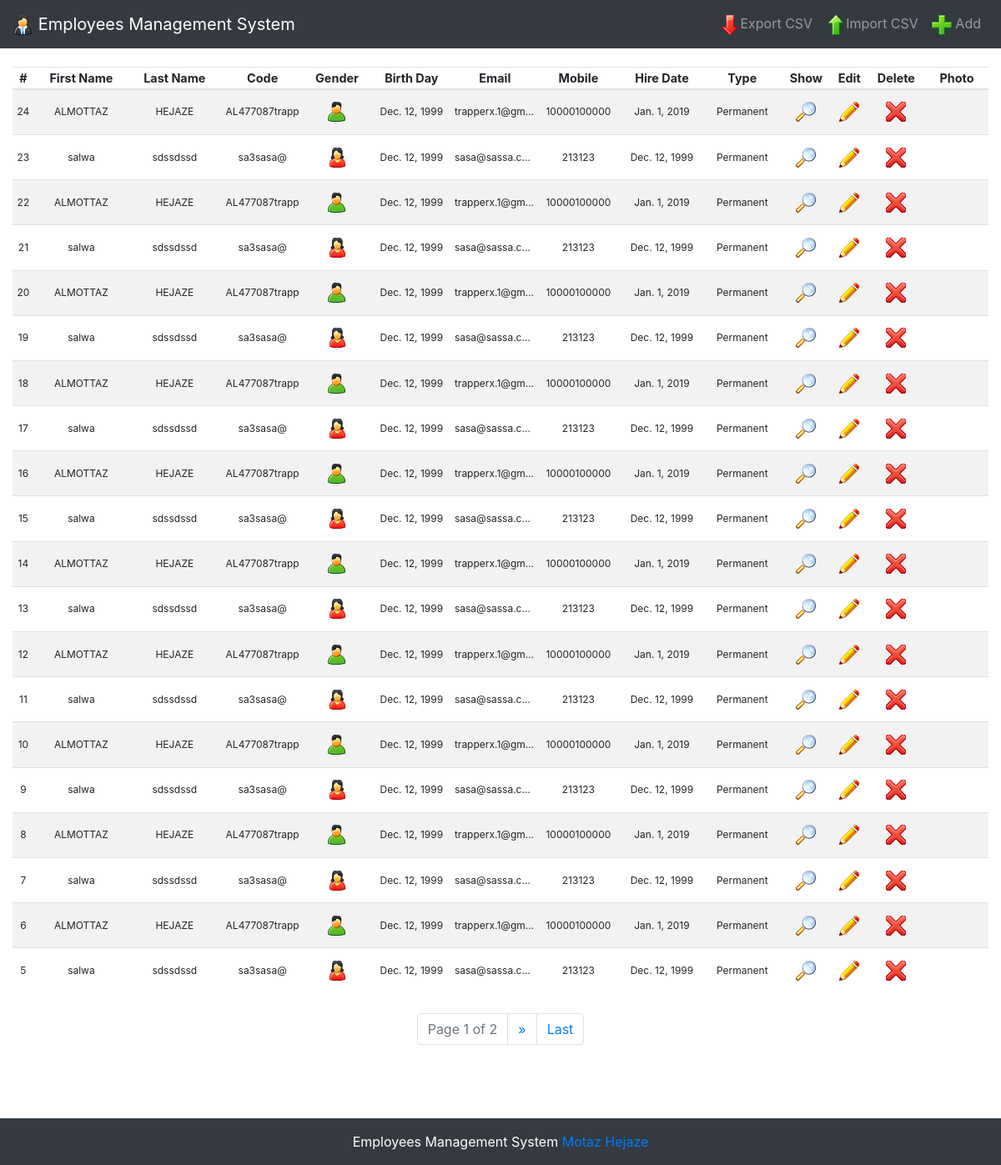
The page / on the database its author committed.
### employee_system/models.py (models this page shows, shortened)
class Employee(models.Model):
    mobile_validator = RegexValidator(regex=r'^\d{6,20}$',
                                      message="Mobile Number length must be between 6 and 20 numbers")
    extension_error_message = "Allowed file types: pdf, jpg, jpeg, png"
    GENDER_CHOICES = (
        ('M', 'Male'),
        ('F', 'Female'),
    )
    TYPE_CHOICES = (
        ('P', 'Permenant'),
        ('T', 'Temporary')
    )
    employee_code = models.CharField(max_length=60, blank=True)
    first_name = models.CharField(max_length=50, null=False, blank=False)
    last_name = models.CharField(max_length=50, null=False, blank=False)
    gender = models.CharField(max_length=1, choices=GENDER_CHOICES)
    birth_date = models.DateField(blank=False, null=False)
    email = models.EmailField(blank=False, null=False)
    mobile = models.CharField(max_length=50, blank=False, null=True, validators=[mobile_validator],
                              verbose_name='Mobile Number')
    hire_date = models.DateField(blank=False, null=False)
    employee_type = models.CharField(max_length=1, choices=TYPE_CHOICES, blank=False, null=False)
    photo = models.ImageField(blank=True, null=True, upload_to='employees_images', validators=[FileExtensionValidator(
        allowed_extensions=['pdf', 'jpg', 'jpeg', 'png'], message=extension_error_message), account_file_size])
    created_at = models.DateTimeField(auto_now_add=True)
    updated_at = models.DateTimeField(auto_now=True)
    @classmethod
    def account_file_size(cls, uploaded_file):
        max_size_in_mb = int(settings.ACCOUNT_MAX_FILE_SIZE_UPLOAD / (1024 * 1024))
        if uploaded_file.size > settings.ACCOUNT_MAX_FILE_SIZE_UPLOAD:
            raise ValidationError("File too large. Size should not exceed {} MiB.".format(str(max_size_in_mb)))
    class Meta:
        verbose_name = 'employee'
        verbose_name_plural = "employees"
        ordering = ("-created_at",)

### employee_system/views.py (the view)
# urls.py: url(r'^$', views.Employees.as_view() , name='list-employees'),
class Employees(ListView):
    model = Employee
    template_name = 'employee_system/list_employees.html'
    paginate_by = 20

### templates/employee_system/list_employees.html (shortened to what this page needs)
{% extends 'layout.html' %}
{% block content %}
    {% if object_list %}
        <table class="table table-striped list-table-text">
            <thead>
                <tr>
                <th scope="col">#</th>
                <th scope="col">First Name</th>
                <th scope="col">Last Name</th>
                <th scope="col">Code</th>
                <th scope="col">Gender</th>
                <th scope="col">Birth Day</th>
                <th scope="col">Email</th>
                <th scope="col">Mobile</th>
                <th scope="col">Hire Date</th>
                <th scope="col">Type</th>
                <th scope="col">Show</th>
                <th scope="col">Edit</th>
                <th scope="col">Delete</th>
                <th scope="col">
                    Photo
                </th>
                </tr>
            </thead>
            <tbody>
            {% for employee in object_list %}
                <tr onmouseenter="showImage({{ employee.id }})" onmouseleave="hideImage({{ employee.id }})">
                <td scope="col">{{ employee.id }}</td>
                <td scope="col">{{ employee.first_name }}</td>
                <td scope="col">{{ employee.last_name }}</td>
                <td scope="col">{{ employee.employee_code }}</td>
                {% if employee.gender == 'M'%}
                <td scope="col"><img src="{{MEDIA_URL}}/icons/Male.png"></td>
                {% else %}
                <td scope="col"><img src="{{MEDIA_URL}}/icons/Female.png"></td>
                {% endif %}
                <td scope="col">{{ employee.birth_date }}</td>
                <td scope="col">{{ employee.email }}</td>
                <td scope="col">{{ employee.mobile }}</td>
                <td scope="col">{{ employee.hire_date }}</td>
                {% if employee.employee_type == 'P'%}
                <td scope="col">Permanent</td>
                {% else %}
                <td scope="col">Temporary</td>
                {% endif %}
                <td scope="col">
                    <a href="{% url 'employees:show-employee' employee.id %}"><img src="{{MEDIA_URL}}/icons/View.png"></a>
                </td>
                <td scope="col">
                    <a href="{% url 'employees:update-employee' employee.id %}"><img src="{{MEDIA_URL}}/icons/Modify.png"></a>
                </td>
                <td scope="col">
                    <a href="{% url 'employees:delete-employee' employee.id %}"><img src="{{MEDIA_URL}}/icons/Delete.png"></a>
                </td>
                <td scope="col" id="td-{{ employee.id }}">
                </td>
                </tr>
            {% endfor %}
            </tbody>
        </table>
    {% else %}
        <div class="empty-languages">No Employee Info in Database</div>
    {% endif %}
    {% if page_obj.has_previous or page_obj.has_next %}
        <nav class="mt-4 d-flex justify-content-center">
            <ul class="pagination">
                <li class="page-item disabled"><a class="page-link">Page {{ page_obj.number }} of {{ page_obj.paginator.num_pages }}</a></li>
                {% if page_obj.has_next %}
                    <li class="page-item">
                        <a class="page-link" href="?page={{ page_obj.next_page_number }}">
                            <span aria-hidden="true">&raquo;</span>
                        </a>
                    </li>
                    <li class="page-item">
                        <a class="page-link" href="?page={{ page_obj.paginator.num_pages }}">Last</a>
                    </li>
                {% endif %}
            </ul>
        </nav>
    {% endif %}
{% endblock  %}

### static/css/main.css (style rules this page uses)
th { font-size: 1.2em; font-weight: bold; }
.list-table-text { font-size: 0.75em; text-align: center; }
td { max-width: 70px; overflow: hidden; text-overflow: ellipsis; white-space: nowrap; }
.table td, .table th { padding: .1rem; vertical-align: middle; border-top: 1px solid #dee2e6; }

### rows shown on the page
Employee: id "24", first_name "ALMOTTAZ", last_name "HEJAZE", employee_code "AL477087trapp", birth_date "Dec. 12, 1999", email "trapperx.1@gm…", mobile "10000100000", hire_date "Jan. 1, 2019", employee_type "Permanent"
Employee: id "23", first_name "salwa", last_name "sdssdssd", employee_code "sa3sasa@", birth_date "Dec. 12, 1999", email "sasa@sassa.com", mobile "213123", hire_date "Dec. 12, 1999", employee_type "Permanent"
Employee: id "22", first_name "ALMOTTAZ", last_name "HEJAZE", employee_code "AL477087trapp", birth_date "Dec. 12, 1999", email "trapperx.1@gm…", mobile "10000100000", hire_date "Jan. 1, 2019", employee_type "Permanent"
Employee: id "21", first_name "salwa", last_name "sdssdssd", employee_code "sa3sasa@", birth_date "Dec. 12, 1999", email "sasa@sassa.com", mobile "213123", hire_date "Dec. 12, 1999", employee_type "Permanent"
Employee: id "20", first_name "ALMOTTAZ", last_name "HEJAZE", employee_code "AL477087trapp", birth_date "Dec. 12, 1999", email "trapperx.1@gm…", mobile "10000100000", hire_date "Jan. 1, 2019", employee_type "Permanent"
Employee: id "19", first_name "salwa", last_name "sdssdssd", employee_code "sa3sasa@", birth_date "Dec. 12, 1999", email "sasa@sassa.com", mobile "213123", hire_date "Dec. 12, 1999", employee_type "Permanent"
Employee: id "18", first_name "ALMOTTAZ", last_name "HEJAZE", employee_code "AL477087trapp", birth_date "Dec. 12, 1999", email "trapperx.1@gm…", mobile "10000100000", hire_date "Jan. 1, 2019", employee_type "Permanent"
Employee: id "17", first_name "salwa", last_name "sdssdssd", employee_code "sa3sasa@", birth_date "Dec. 12, 1999", email "sasa@sassa.com", mobile "213123", hire_date "Dec. 12, 1999", employee_type "Permanent"
Employee: id "16", first_name "ALMOTTAZ", last_name "HEJAZE", employee_code "AL477087trapp", birth_date "Dec. 12, 1999", email "trapperx.1@gm…", mobile "10000100000", hire_date "Jan. 1, 2019", employee_type "Permanent"
Employee: id "15", first_name "salwa", last_name "sdssdssd", employee_code "sa3sasa@", birth_date "Dec. 12, 1999", email "sasa@sassa.com", mobile "213123", hire_date "Dec. 12, 1999", employee_type "Permanent"
Employee: id "14", first_name "ALMOTTAZ", last_name "HEJAZE", employee_code "AL477087trapp", birth_date "Dec. 12, 1999", email "trapperx.1@gm…", mobile "10000100000", hire_date "Jan. 1, 2019", employee_type "Permanent"
Employee: id "13", first_name "salwa", last_name "sdssdssd", employee_code "sa3sasa@", birth_date "Dec. 12, 1999", email "sasa@sassa.com", mobile "213123", hire_date "Dec. 12, 1999", employee_type "Permanent"
Employee: id "12", first_name "ALMOTTAZ", last_name "HEJAZE", employee_code "AL477087trapp", birth_date "Dec. 12, 1999", email "trapperx.1@gm…", mobile "10000100000", hire_date "Jan. 1, 2019", employee_type "Permanent"
Employee: id "11", first_name "salwa", last_name "sdssdssd", employee_code "sa3sasa@", birth_date "Dec. 12, 1999", email "sasa@sassa.com", mobile "213123", hire_date "Dec. 12, 1999", employee_type "Permanent"
Employee: id "10", first_name "ALMOTTAZ", last_name "HEJAZE", employee_code "AL477087trapp", birth_date "Dec. 12, 1999", email "trapperx.1@gm…", mobile "10000100000", hire_date "Jan. 1, 2019", employee_type "Permanent"
Employee: id "9", first_name "salwa", last_name "sdssdssd", employee_code "sa3sasa@", birth_date "Dec. 12, 1999", email "sasa@sassa.com", mobile "213123", hire_date "Dec. 12, 1999", employee_type "Permanent"
Employee: id "8", first_name "ALMOTTAZ", last_name "HEJAZE", employee_code "AL477087trapp", birth_date "Dec. 12, 1999", email "trapperx.1@gm…", mobile "10000100000", hire_date "Jan. 1, 2019", employee_type "Permanent"
Employee: id "7", first_name "salwa", last_name "sdssdssd", employee_code "sa3sasa@", birth_date "Dec. 12, 1999", email "sasa@sassa.com", mobile "213123", hire_date "Dec. 12, 1999", employee_type "Permanent"
Employee: id "6", first_name "ALMOTTAZ", last_name "HEJAZE", employee_code "AL477087trapp", birth_date "Dec. 12, 1999", email "trapperx.1@gm…", mobile "10000100000", hire_date "Jan. 1, 2019", employee_type "Permanent"
Employee: id "5", first_name "salwa", last_name "sdssdssd", employee_code "sa3sasa@", birth_date "Dec. 12, 1999", email "sasa@sassa.com", mobile "213123", hire_date "Dec. 12, 1999", employee_type "Permanent"

### other values the page prints
{{ page_obj.number }} "1"
{{ page_obj.paginator.num_pages }} "2"
